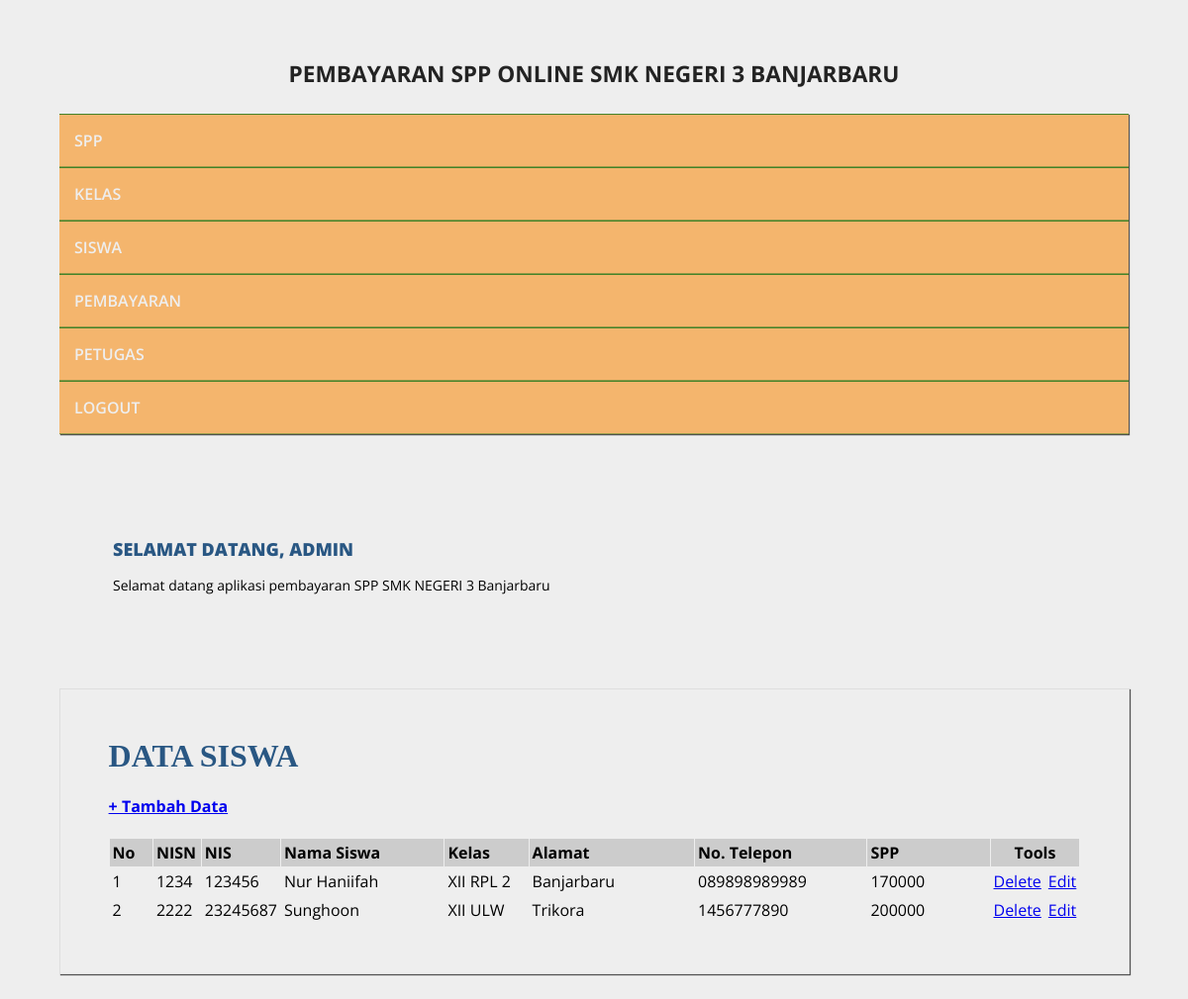
Screenshot of /admin/halaman_admin.php?open=data_siswa (signed in) with the database file from the repository.
### tables this page shows
CREATE TABLE `siswa` (
  `nisn` varchar(10) NOT NULL,
  `nis` varchar(8) NOT NULL,
  `nama` varchar(35) NOT NULL,
  `id_kelas` varchar(11) NOT NULL,
  `alamat` text NOT NULL,
  `no_telp` varchar(15) NOT NULL,
  `id_spp` varchar(5) NOT NULL
);

CREATE TABLE `kelas` (
  `id_kelas` varchar(5) NOT NULL,
  `nama_kelas` varchar(10) NOT NULL,
  `kompetensi_keahlian` varchar(30) NOT NULL
);

CREATE TABLE `spp` (
  `id_spp` varchar(5) NOT NULL,
  `tahun` int(4) NOT NULL,
  `nominal` int(10) NOT NULL
);

### admin/data_siswa.php (the view)
<?php
include_once "../src/koneksi.php";
?>
<h1><b>DATA SISWA </b></h1>
<h4><a href="?open=tambah_siswa">+ Tambah Data</a></h4>
<table cellspacing="1" cellpadding="3">
    <tr>
        <td width="5%" bgcolor="#CCCCCC"><b>No</b></td>
        <td width="5%" bgcolor="#CCCCCC"><b>NISN</b></td>
        <td width="5%" bgcolor="#CCCCCC"><b>NIS</b></td>
        <td width="20%" bgcolor="#CCCCCC"><b>Nama Siswa </b></td>
        <td width="10%" bgcolor="#CCCCCC"><b>Kelas</b></td>
        <td width="20%" bgcolor="#CCCCCC"><b>Alamat</b></td>
        <td width="20%" bgcolor="#CCCCCC"><b>No. Telepon</b></td>
        <td width="30%" bgcolor="#CCCCCC"><b>SPP</b></td>
        <td colspan="2" align="center" bgcolor="#CCCCCC"><b>Tools</b></td>
    </tr>
<?php
$sql = mysqli_query($koneksi, "SELECT * FROM kelas JOIN siswa
       ON kelas.id_kelas = siswa.id_kelas JOIN spp ON siswa.id_spp = spp.id_spp");
$nomor = 0;
while ($data = mysqli_fetch_array($sql)) {
    $nomor++;
?>
    <tr>
        <td><?php echo $nomor; ?></td>
        <td><?php echo $data['nisn']; ?></td>
        <td><?php echo $data['nis']; ?></td>
        <td><?php echo $data['nama']; ?></td>
        <td><?php echo $data['nama_kelas']; ?></td>
        <td><?php echo $data['alamat']; ?></td>
        <td><?php echo $data['no_telp']; ?></td>
        <td><?php echo $data['nominal']; ?></td>
        <td width="9%" align="center"><a href="?open=hapus_siswa&nisn=<?php echo $data['nisn']; ?>"
            target="_self" onclick="return confirm('YAKIN INGIN MENGHAPUS DATA SISWA INI ... ?')">Delete</a></td>
        <td width="9%" align="center"><a href="?open=edit_siswa&nisn=<?php echo $data['nisn']; ?>"
            target="_self">Edit</a></td>
    </tr>
<?php } ?>
</table>

### src/style.css (style rules this page uses)
body { background: #eee; margin:0; font-family: 'Open Sans', sans-serif; }
.conteudo h1 { padding: 0; margin:0 0 15px; font-weight: normal; color: #295783; font-family: Georgia; }

### rows the page displays
siswa: nisn "1234", nis "123456", nama "Nur Haniifah", id_kelas.nama_kelas "XII RPL 2", alamat "Banjarbaru", no_telp "089898989989", id_spp.nominal "170000"
siswa: nisn "2222", nis "23245687", nama "Sunghoon", id_kelas.nama_kelas "XII ULW", alamat "Trikora", no_telp "1456777890", id_spp.nominal "200000"

### other values shown
$_SESSION['username'] "ADMIN"
